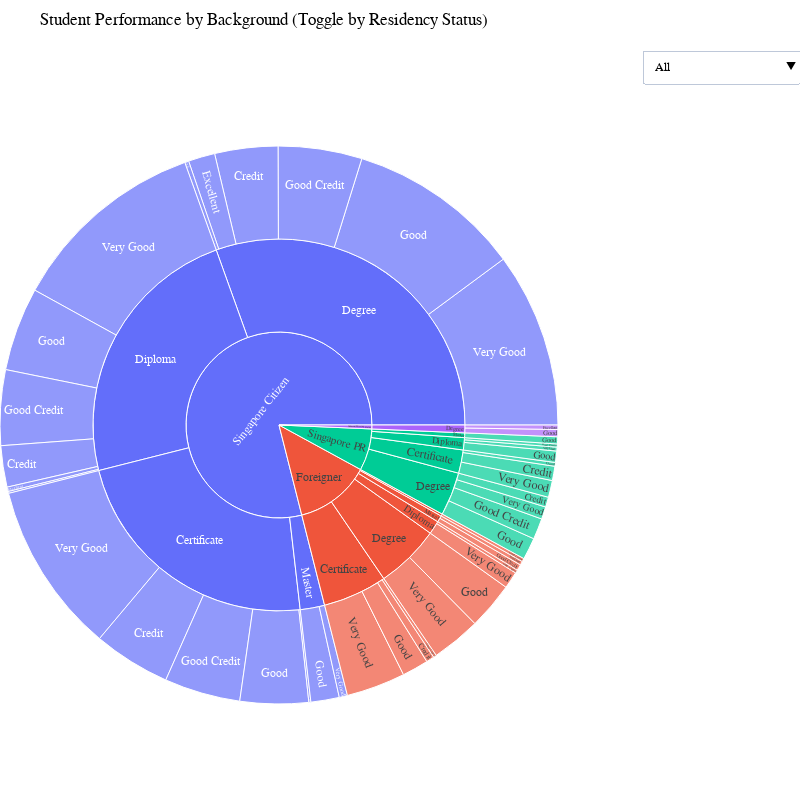

Notebook cell for this chart:
### Markdown cell above
## Chart 2 : Sunburst plot (using plotly graph objects)

### Code cell
# Define hierarchy column names for the Sunburst chart
LEVEL1 = 'RESIDENCY STATUS'
LEVEL2 = 'HIGHEST QUALIFICATION'
LEVEL3 = 'CGPA_PERFORMANCE_CATEGORY'
VALUE  = 'GPA'

def build_sunburst_trace(dfi, name_label):
    """
    Create a Sunburst chart trace from a given DataFrame.
    Displays a three-level hierarchy:
    Level 1 → Level 2 → Level 3
    Values at each parent level represent the sum of their children.
    """

    # Aggregate GPA totals for each hierarchy level
    g3 = dfi.groupby([LEVEL1, LEVEL2, LEVEL3], dropna=False)[VALUE].sum().reset_index()
    g2 = dfi.groupby([LEVEL1, LEVEL2], dropna=False)[VALUE].sum().reset_index()
    g1 = dfi.groupby([LEVEL1], dropna=False)[VALUE].sum().reset_index()

    labels, parents, values, ids = [], [], [], []

    # Add Level 1 nodes (Residency Status)
    for _, r in g1.iterrows():
        l1 = str(r[LEVEL1])
        labels.append(l1)
        parents.append("")  # Top-level nodes have no parent
        values.append(r[VALUE])
        ids.append(f"{l1}")

    # Add Level 2 nodes (Highest Qualification)
    for _, r in g2.iterrows():
        l1 = str(r[LEVEL1]); l2 = str(r[LEVEL2])
        labels.append(l2)
        parents.append(l1)
        values.append(r[VALUE])
        ids.append(f"{l1}|{l2}")

    # Add Level 3 nodes (CGPA Performance Category)
    for _, r in g3.iterrows():
        l1 = str(r[LEVEL1]); l2 = str(r[LEVEL2]); l3 = str(r[LEVEL3])
        labels.append(l3)
        parents.append(f"{l1}|{l2}")  # Link to the Level 2 parent
        values.append(r[VALUE])
        ids.append(f"{l1}|{l2}|{l3}")

    # Create the Sunburst trace
    return go.Sunburst(
        labels=labels,
        parents=parents,
        values=values,
        ids=ids,
        branchvalues="total",  # Parent value equals sum of its children
        maxdepth=3,
        name=name_label,
        hovertemplate="<b>%{label}</b><br>Value: %{value:.2f}<extra></extra>"
    )

# Build a list of residency status values for the dropdown menu
residency_statuses = sorted(df[LEVEL1].astype(str).unique().tolist())
residency_statuses = ["All"] + residency_statuses  # Add "All" at the top

# Create one Sunburst trace per residency status option
traces = []
for status in residency_statuses:
    if status == "All":
        dfi = df.copy()
    else:
        dfi = df[df[LEVEL1].astype(str) == status]
    traces.append(build_sunburst_trace(dfi, name_label=status))

# Combine all traces into a single figure
fig = go.Figure(data=traces)

# Show only the "All" trace when the chart first loads
for i, tr in enumerate(fig.data):
    tr.visible = (i == 0)

# Create dropdown menu buttons to toggle residency status
buttons = []
for i, status in enumerate(residency_statuses):
    visibility = [False] * len(residency_statuses)
    visibility[i] = True
    buttons.append(dict(
        label=status,
        method="update",
        args=[
            {"visible": visibility},
            {"title": f"Student Performance - {status}"}
        ]
    ))

# Update layout for styling and spacing
fig.update_layout(
    updatemenus=[dict(
        active=0,
        buttons=buttons,
        x=1.15, y=1,
        xanchor='left', yanchor='top'
    )],
    template='plotly_white',
    font=dict(family="Arial", size=12, color="Black"),
    height=800,
    width=800,
    margin=dict(l=0, r=0, t=50, b=0),
    title="Student Performance by Background (Toggle by Residency Status)"
)

# Display the final chart
fig.show()

### Figure 1 — Plotly figure (JSON) as saved in the notebook; plotly's stock layout.template omitted (floating-point values rounded to 4 significant figures)
{"data": [{"branchvalues": "total", "hovertemplate": "<b>%{label}</b><br>Value: %{value:.2f}<extra></extra>", "ids": ["Foreigner", "Singapore Citizen", "Singapore PR", "Unknown/Missing Status", "Foreigner|Certificate", "Foreigner|Degree", "Foreigner|Diploma", "Foreigner|Master", "Foreigner|nan", "Singapore Citizen|Certificate", "Singapore Citizen|Degree", "Singapore Citizen|Diploma", "Singapore Citizen|Master", "Singapore PR|Certificate", "Singapore PR|Degree", "Singapore PR|Diploma", "Singapore PR|Master", "Unknown/Missing Status|Degree", "Foreigner|Certificate|Credit", "Foreigner|Certificate|Good", "Foreigner|Certificate|Good Credit", "Foreigner|Certificate|Very Good", "Foreigner|Degree|Good", "Foreigner|Degree|Very Good", "Foreigner|Diploma|Good Credit", "Foreigner|Diploma|Very Good", "Foreigner|Master|Good Credit", "Foreigner|Master|Very Good", "Foreigner|nan|Good Credit", "Singapore Citizen|Certificate|Credit", "Singapore Citizen|Certificate|Fail", "Singapore Citizen|Certificate|Good", "Singapore Citizen|Certificate|Good Credit", "Singapore Citizen|Certificate|Very Good", "Singapore Citizen|Degree|Credit", "Singapore Citizen|Degree|Excellent", "Singapore Citizen|Degree|Fail", "Singapore Citizen|Degree|Good", "Singapore Citizen|Degree|Good Credit", "Singapore Citizen|Degree|Very Good", "Singapore Citizen|Diploma|Credit", "Singapore Citizen|Diploma|Excellent", "Singapore Citizen|Diploma|Fail", "Singapore Citizen|Diploma|Good", "Singapore Citizen|Diploma|Good Credit", "Singapore Citizen|Diploma|Very Good", "Singapore Citizen|Master|Good", "Singapore Citizen|Master|Very Good", "Singapore PR|Certificate|Credit", "Singapore PR|Certificate|Good", "Singapore PR|Certificate|Very Good", "Singapore PR|Degree|Credit", "Singapore PR|Degree|Good", "Singapore PR|Degree|Good Credit", "Singapore PR|Degree|Very Good", "Singapore PR|Diploma|Good", "Singapore PR|Diploma|Good Credit", "Singapore PR|Diploma|Very Good", "Singapore PR|Master|Good", "Unknown/Missing Status|Degree|Excellent", "Unknown/Missing Status|Degree|Good"], "labels": ["Foreigner", "Singapore Citizen", "Singapore PR", "Unknown/Missing Status", "Certificate", "Degree", "Diploma", "Master", "nan", "Certificate", "Degree", "Diploma", "Master", "Certificate", "Degree", "Diploma", "Master", "Degree", "Credit", "Good", "Good Credit", "Very Good", "Good", "Very Good", "Good Credit", "Very Good", "Good Credit", "Very Good", "Good Credit", "Credit", "Fail", "Good", "Good Credit", "Very Good", "Credit", "Excellent", "Fail", "Good", "Good Credit", "Very Good", "Credit", "Excellent", "Fail", "Good", "Good Credit", "Very Good", "Good", "Very Good", "Credit", "Good", "Very Good", "Credit", "Good", "Good Credit", "Very Good", "Good", "Good Credit", "Very Good", "Good", "Excellent", "Good"], "maxdepth": 3, "name": "All", "parents": ["", "", "", "", "Foreigner", "Foreigner", "Foreigner", "Foreigner", "Foreigner", "Singapore Citizen", "Singapore Citizen", "Singapore Citizen", "Singapore Citizen", "Singapore PR", "Singapore PR", "Singapore PR", "Singapore PR", "Unknown/Missing Status", "Foreigner|Certificate", "Foreigner|Certificate", "Foreigner|Certificate", "Foreigner|Certificate", "Foreigner|Degree", "Foreigner|Degree", "Foreigner|Diploma", "Foreigner|Diploma", "Foreigner|Master", "Foreigner|Master", "Foreigner|nan", "Singapore Citizen|Certificate", "Singapore Citizen|Certificate", "Singapore Citizen|Certificate", "Singapore Citizen|Certificate", "Singapore Citizen|Certificate", "Singapore Citizen|Degree", "Singapore Citizen|Degree", "Singapore Citizen|Degree", "Singapore Citizen|Degree", "Singapore Citizen|Degree", "Singapore Citizen|Degree", "Singapore Citizen|Diploma", "Singapore Citizen|Diploma", "Singapore Citizen|Diploma", "Singapore Citizen|Diploma", "Singapore Citizen|Diploma", "Singapore Citizen|Diploma", "Singapore Citizen|Master", "Singapore Citizen|Master", "Singapore PR|Certificate", "Singapore PR|Certificate", "Singapore PR|Certificate", "Singapore PR|Degree", "Singapore PR|Degree", "Singapore PR|Degree", "Singapore PR|Degree", "Singapore PR|Diploma", "Singapore PR|Diploma", "Singapore PR|Diploma", "Singapore PR|Master", "Unknown/Missing Status|Degree", "Unknown/Missing Status|Degree"], "type": "sunburst", "values": [204, 1229.0, 113.2, 10.5, 87, 87, 18.2, 8.9, 2.9, 356.1, 474.4, 365.1, 33, 31.5, 58.8, 16.5, 6.4, 10.5, 7.2, 23.8, 2.8, 53.2, 42.5, 44.5, 2.9, 15.3, 5.4, 3.5, 2.9, 69.6, 1.8, 61.6, 68.5, 154.6, 56.9, 24, 3.6, 156.7, 75.5, 157.7, 37.2, 4, 1.7, 75.4, 68, 178.8, 25.6, 7.4, 12.9, 3.4, 15.2, 9, 19.7, 18.9, 11.2, 10.2, 2.8, 3.5, 6.4, 4, 6.5], "visible": true}, {"branchvalues": "total", "hovertemplate": "<b>%{label}</b><br>Value: %{value:.2f}<extra></extra>", "ids": ["Foreigner", "Foreigner|Certificate", "Foreigner|Degree", "Foreigner|Diploma", "Foreigner|Master", "Foreigner|nan", "Foreigner|Certificate|Credit", "Foreigner|Certificate|Good", "Foreigner|Certificate|Good Credit", "Foreigner|Certificate|Very Good", "Foreigner|Degree|Good", "Foreigner|Degree|Very Good", "Foreigner|Diploma|Good Credit", "Foreigner|Diploma|Very Good", "Foreigner|Master|Good Credit", "Foreigner|Master|Very Good", "Foreigner|nan|Good Credit"], "labels": ["Foreigner", "Certificate", "Degree", "Diploma", "Master", "nan", "Credit", "Good", "Good Credit", "Very Good", "Good", "Very Good", "Good Credit", "Very Good", "Good Credit", "Very Good", "Good Credit"], "maxdepth": 3, "name": "Foreigner", "parents": ["", "Foreigner", "Foreigner", "Foreigner", "Foreigner", "Foreigner", "Foreigner|Certificate", "Foreigner|Certificate", "Foreigner|Certificate", "Foreigner|Certificate", "Foreigner|Degree", "Foreigner|Degree", "Foreigner|Diploma", "Foreigner|Diploma", "Foreigner|Master", "Foreigner|Master", "Foreigner|nan"], "type": "sunburst", "values": [204, 87, 87, 18.2, 8.9, 2.9, 7.2, 23.8, 2.8, 53.2, 42.5, 44.5, 2.9, 15.3, 5.4, 3.5, 2.9], "visible": false}, {"branchvalues": "total", "hovertemplate": "<b>%{label}</b><br>Value: %{value:.2f}<extra></extra>", "ids": ["Singapore Citizen", "Singapore Citizen|Certificate", "Singapore Citizen|Degree", "Singapore Citizen|Diploma", "Singapore Citizen|Master", "Singapore Citizen|Certificate|Credit", "Singapore Citizen|Certificate|Fail", "Singapore Citizen|Certificate|Good", "Singapore Citizen|Certificate|Good Credit", "Singapore Citizen|Certificate|Very Good", "Singapore Citizen|Degree|Credit", "Singapore Citizen|Degree|Excellent", "Singapore Citizen|Degree|Fail", "Singapore Citizen|Degree|Good", "Singapore Citizen|Degree|Good Credit", "Singapore Citizen|Degree|Very Good", "Singapore Citizen|Diploma|Credit", "Singapore Citizen|Diploma|Excellent", "Singapore Citizen|Diploma|Fail", "Singapore Citizen|Diploma|Good", "Singapore Citizen|Diploma|Good Credit", "Singapore Citizen|Diploma|Very Good", "Singapore Citizen|Master|Good", "Singapore Citizen|Master|Very Good"], "labels": ["Singapore Citizen", "Certificate", "Degree", "Diploma", "Master", "Credit", "Fail", "Good", "Good Credit", "Very Good", "Credit", "Excellent", "Fail", "Good", "Good Credit", "Very Good", "Credit", "Excellent", "Fail", "Good", "Good Credit", "Very Good", "Good", "Very Good"], "maxdepth": 3, "name": "Singapore Citizen", "parents": ["", "Singapore Citizen", "Singapore Citizen", "Singapore Citizen", "Singapore Citizen", "Singapore Citizen|Certificate", "Singapore Citizen|Certificate", "Singapore Citizen|Certificate", "Singapore Citizen|Certificate", "Singapore Citizen|Certificate", "Singapore Citizen|Degree", "Singapore Citizen|Degree", "Singapore Citizen|Degree", "Singapore Citizen|Degree", "Singapore Citizen|Degree", "Singapore Citizen|Degree", "Singapore Citizen|Diploma", "Singapore Citizen|Diploma", "Singapore Citizen|Diploma", "Singapore Citizen|Diploma", "Singapore Citizen|Diploma", "Singapore Citizen|Diploma", "Singapore Citizen|Master", "Singapore Citizen|Master"], "type": "sunburst", "values": [1229.0, 356.1, 474.4, 365.1, 33, 69.6, 1.8, 61.6, 68.5, 154.6, 56.9, 24, 3.6, 156.7, 75.5, 157.7, 37.2, 4, 1.7, 75.4, 68, 178.8, 25.6, 7.4], "visible": false}, {"branchvalues": "total", "hovertemplate": "<b>%{label}</b><br>Value: %{value:.2f}<extra></extra>", "ids": ["Singapore PR", "Singapore PR|Certificate", "Singapore PR|Degree", "Singapore PR|Diploma", "Singapore PR|Master", "Singapore PR|Certificate|Credit", "Singapore PR|Certificate|Good", "Singapore PR|Certificate|Very Good", "Singapore PR|Degree|Credit", "Singapore PR|Degree|Good", "Singapore PR|Degree|Good Credit", "Singapore PR|Degree|Very Good", "Singapore PR|Diploma|Good", "Singapore PR|Diploma|Good Credit", "Singapore PR|Diploma|Very Good", "Singapore PR|Master|Good"], "labels": ["Singapore PR", "Certificate", "Degree", "Diploma", "Master", "Credit", "Good", "Very Good", "Credit", "Good", "Good Credit", "Very Good", "Good", "Good Credit", "Very Good", "Good"], "maxdepth": 3, "name": "Singapore PR", "parents": ["", "Singapore PR", "Singapore PR", "Singapore PR", "Singapore PR", "Singapore PR|Certificate", "Singapore PR|Certificate", "Singapore PR|Certificate", "Singapore PR|Degree", "Singapore PR|Degree", "Singapore PR|Degree", "Singapore PR|Degree", "Singapore PR|Diploma", "Singapore PR|Diploma", "Singapore PR|Diploma", "Singapore PR|Master"], "type": "sunburst", "values": [113.2, 31.5, 58.8, 16.5, 6.4, 12.9, 3.4, 15.2, 9, 19.7, 18.9, 11.2, 10.2, 2.8, 3.5, 6.4], "visible": false}, {"branchvalues": "total", "hovertemplate": "<b>%{label}</b><br>Value: %{value:.2f}<extra></extra>", "ids": ["Unknown/Missing Status", "Unknown/Missing Status|Degree", "Unknown/Missing Status|Degree|Excellent", "Unknown/Missing Status|Degree|Good"], "labels": ["Unknown/Missing Status", "Degree", "Excellent", "Good"], "maxdepth": 3, "name": "Unknown/Missing Status", "parents": ["", "Unknown/Missing Status", "Unknown/Missing Status|Degree", "Unknown/Missing Status|Degree"], "type": "sunburst", "values": [10.5, 10.5, 4, 6.5], "visible": false}], "layout": {"font": {"color": "Black", "family": "Arial", "size": 12}, "height": 800, "margin": {"b": 0, "l": 0, "r": 0, "t": 50}, "title": {"text": "Student Performance by Background (Toggle by Residency Status)"}, "updatemenus": [{"active": 0, "buttons": [{"args": [{"visible": [true, false, false, false, false]}, {"title": "Student Performance - All"}], "label": "All", "method": "update"}, {"args": [{"visible": [false, true, false, false, false]}, {"title": "Student Performance - Foreigner"}], "label": "Foreigner", "method": "update"}, {"args": [{"visible": [false, false, true, false, false]}, {"title": "Student Performance - Singapore Citizen"}], "label": "Singapore Citizen", "method": "update"}, {"args": [{"visible": [false, false, false, true, false]}, {"title": "Student Performance - Singapore PR"}], "label": "Singapore PR", "method": "update"}, {"args": [{"visible": [false, false, false, false, true]}, {"title": "Student Performance - Unknown/Missing Status"}], "label": "Unknown/Missing Status", "method": "update"}], "x": 1.15, "xanchor": "left", "y": 1, "yanchor": "top"}], "width": 800}}
